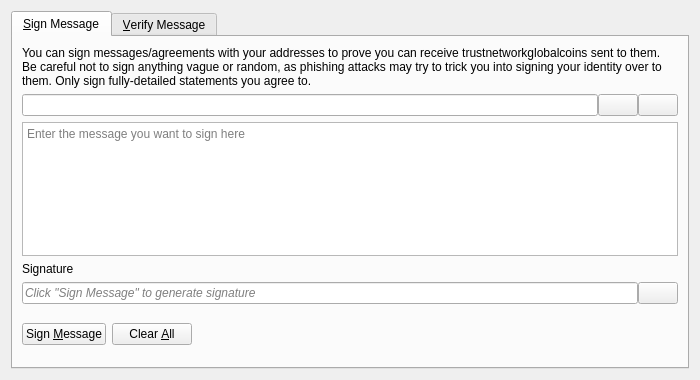
<?xml version="1.0" encoding="UTF-8"?>
<ui version="4.0">
 <class>SignVerifyMessageDialog</class>
 <widget class="QDialog" name="SignVerifyMessageDialog">
  <property name="geometry">
   <rect>
    <x>0</x>
    <y>0</y>
    <width>700</width>
    <height>380</height>
   </rect>
  </property>
  <property name="windowTitle">
   <string>Signatures - Sign / Verify a Message</string>
  </property>
  <property name="modal">
   <bool>true</bool>
  </property>
  <layout class="QVBoxLayout" name="verticalLayout">
   <item>
    <widget class="QTabWidget" name="tabWidget">
     <property name="currentIndex">
      <number>0</number>
     </property>
     <widget class="QWidget" name="tabSignMessage">
      <attribute name="title">
       <string>&amp;Sign Message</string>
      </attribute>
      <layout class="QVBoxLayout" name="verticalLayout_SM">
       <item>
        <widget class="QLabel" name="infoLabel_SM">
         <property name="text">
          <string>You can sign messages/agreements with your addresses to prove you can receive trustnetworkglobalcoins sent to them. Be careful not to sign anything vague or random, as phishing attacks may try to trick you into signing your identity over to them. Only sign fully-detailed statements you agree to.</string>
         </property>
         <property name="textFormat">
          <enum>Qt::PlainText</enum>
         </property>
         <property name="wordWrap">
          <bool>true</bool>
         </property>
        </widget>
       </item>
       <item>
        <layout class="QHBoxLayout" name="horizontalLayout_1_SM">
         <property name="spacing">
          <number>0</number>
         </property>
         <item>
          <widget class="QValidatedLineEdit" name="addressIn_SM">
           <property name="toolTip">
            <string>The TrustNetworkGlobalCoin address to sign the message with</string>
           </property>
          </widget>
         </item>
         <item>
          <widget class="QPushButton" name="addressBookButton_SM">
           <property name="toolTip">
            <string>Choose previously used address</string>
           </property>
           <property name="text">
            <string/>
           </property>
           <property name="icon">
            <iconset resource="../trustnetworkglobalcoin.qrc">
             <normaloff>:/icons/address-book</normaloff>:/icons/address-book</iconset>
           </property>
           <property name="shortcut">
            <string>Alt+A</string>
           </property>
           <property name="autoDefault">
            <bool>false</bool>
           </property>
          </widget>
         </item>
         <item>
          <widget class="QPushButton" name="pasteButton_SM">
           <property name="toolTip">
            <string>Paste address from clipboard</string>
           </property>
           <property name="text">
            <string/>
           </property>
           <property name="icon">
            <iconset resource="../trustnetworkglobalcoin.qrc">
             <normaloff>:/icons/editpaste</normaloff>:/icons/editpaste</iconset>
           </property>
           <property name="shortcut">
            <string>Alt+P</string>
           </property>
           <property name="autoDefault">
            <bool>false</bool>
           </property>
          </widget>
         </item>
        </layout>
       </item>
       <item>
        <widget class="QPlainTextEdit" name="messageIn_SM">
         <property name="toolTip">
          <string>Enter the message you want to sign here</string>
         </property>
         <property name="placeholderText">
          <string>Enter the message you want to sign here</string>
         </property>
        </widget>
       </item>
       <item>
        <widget class="QLabel" name="signatureLabel_SM">
         <property name="text">
          <string>Signature</string>
         </property>
         <property name="textFormat">
          <enum>Qt::PlainText</enum>
         </property>
        </widget>
       </item>
       <item>
        <layout class="QHBoxLayout" name="horizontalLayout_2_SM">
         <property name="spacing">
          <number>0</number>
         </property>
         <item>
          <widget class="QLineEdit" name="signatureOut_SM">
           <property name="placeholderText">
            <string>Click "Sign Message" to generate signature</string>
           </property>
           <property name="font">
            <font>
             <italic>true</italic>
            </font>
           </property>
           <property name="readOnly">
            <bool>true</bool>
           </property>
          </widget>
         </item>
         <item>
          <widget class="QPushButton" name="copySignatureButton_SM">
           <property name="toolTip">
            <string>Copy the current signature to the system clipboard</string>
           </property>
           <property name="text">
            <string/>
           </property>
           <property name="icon">
            <iconset resource="../trustnetworkglobalcoin.qrc">
             <normaloff>:/icons/editcopy</normaloff>:/icons/editcopy</iconset>
           </property>
           <property name="autoDefault">
            <bool>false</bool>
           </property>
          </widget>
         </item>
        </layout>
       </item>
       <item>
        <layout class="QHBoxLayout" name="horizontalLayout_3_SM">
         <item>
          <widget class="QPushButton" name="signMessageButton_SM">
           <property name="toolTip">
            <string>Sign the message to prove you own this TrustNetworkGlobalCoin address</string>
           </property>
           <property name="text">
            <string>Sign &amp;Message</string>
           </property>
           <property name="icon">
            <iconset resource="../trustnetworkglobalcoin.qrc">
             <normaloff>:/icons/edit</normaloff>:/icons/edit</iconset>
           </property>
           <property name="autoDefault">
            <bool>false</bool>
           </property>
          </widget>
         </item>
         <item>
          <widget class="QPushButton" name="clearButton_SM">
           <property name="toolTip">
            <string>Reset all sign message fields</string>
           </property>
           <property name="text">
            <string>Clear &amp;All</string>
           </property>
           <property name="icon">
            <iconset resource="../trustnetworkglobalcoin.qrc">
             <normaloff>:/icons/remove</normaloff>:/icons/remove</iconset>
           </property>
           <property name="autoDefault">
            <bool>false</bool>
           </property>
          </widget>
         </item>
         <item>
          <spacer name="horizontalSpacer_1_SM">
           <property name="orientation">
            <enum>Qt::Horizontal</enum>
           </property>
           <property name="sizeHint" stdset="0">
            <size>
             <width>40</width>
             <height>48</height>
            </size>
           </property>
          </spacer>
         </item>
         <item>
          <widget class="QLabel" name="statusLabel_SM">
           <property name="font">
            <font>
             <weight>75</weight>
             <bold>true</bold>
            </font>
           </property>
           <property name="text">
            <string/>
           </property>
           <property name="wordWrap">
            <bool>true</bool>
           </property>
          </widget>
         </item>
         <item>
          <spacer name="horizontalSpacer_2_SM">
           <property name="orientation">
            <enum>Qt::Horizontal</enum>
           </property>
           <property name="sizeHint" stdset="0">
            <size>
             <width>40</width>
             <height>48</height>
            </size>
           </property>
          </spacer>
         </item>
        </layout>
       </item>
      </layout>
     </widget>
     <widget class="QWidget" name="tabVerifyMessage">
      <attribute name="title">
       <string>&amp;Verify Message</string>
      </attribute>
      <layout class="QVBoxLayout" name="verticalLayout_VM">
       <item>
        <widget class="QLabel" name="infoLabel_VM">
         <property name="text">
          <string>Enter the receiver's address, message (ensure you copy line breaks, spaces, tabs, etc. exactly) and signature below to verify the message. Be careful not to read more into the signature than what is in the signed message itself, to avoid being tricked by a man-in-the-middle attack. Note that this only proves the signing party receives with the address, it cannot prove sendership of any transaction!</string>
         </property>
         <property name="textFormat">
          <enum>Qt::PlainText</enum>
         </property>
         <property name="alignment">
          <set>Qt::AlignLeading|Qt::AlignLeft|Qt::AlignTop</set>
         </property>
         <property name="wordWrap">
          <bool>true</bool>
         </property>
        </widget>
       </item>
       <item>
        <layout class="QHBoxLayout" name="horizontalLayout_1_VM">
         <property name="spacing">
          <number>0</number>
         </property>
         <item>
          <widget class="QValidatedLineEdit" name="addressIn_VM">
           <property name="toolTip">
            <string>The TrustNetworkGlobalCoin address the message was signed with</string>
           </property>
          </widget>
         </item>
         <item>
          <widget class="QPushButton" name="addressBookButton_VM">
           <property name="toolTip">
            <string>Choose previously used address</string>
           </property>
           <property name="text">
            <string/>
           </property>
           <property name="icon">
            <iconset resource="../trustnetworkglobalcoin.qrc">
             <normaloff>:/icons/address-book</normaloff>:/icons/address-book</iconset>
           </property>
           <property name="shortcut">
            <string>Alt+A</string>
           </property>
           <property name="autoDefault">
            <bool>false</bool>
           </property>
          </widget>
         </item>
        </layout>
       </item>
       <item>
        <widget class="QPlainTextEdit" name="messageIn_VM">
          <property name="toolTip">
            <string>The signed message to verify</string>
          </property>
          <property name="placeholderText">
            <string>The signed message to verify</string>
          </property>
        </widget>
       </item>
       <item>
        <widget class="QValidatedLineEdit" name="signatureIn_VM">
          <property name="toolTip">
            <string>The signature given when the message was signed</string>
          </property>
          <property name="placeholderText">
            <string>The signature given when the message was signed</string>
          </property>
        </widget>
       </item>
       <item>
        <layout class="QHBoxLayout" name="horizontalLayout_2_VM">
         <item>
          <widget class="QPushButton" name="verifyMessageButton_VM">
           <property name="toolTip">
            <string>Verify the message to ensure it was signed with the specified TrustNetworkGlobalCoin address</string>
           </property>
           <property name="text">
            <string>Verify &amp;Message</string>
           </property>
           <property name="icon">
            <iconset resource="../trustnetworkglobalcoin.qrc">
             <normaloff>:/icons/transaction_0</normaloff>:/icons/transaction_0</iconset>
           </property>
           <property name="autoDefault">
            <bool>false</bool>
           </property>
          </widget>
         </item>
         <item>
          <widget class="QPushButton" name="clearButton_VM">
           <property name="toolTip">
            <string>Reset all verify message fields</string>
           </property>
           <property name="text">
            <string>Clear &amp;All</string>
           </property>
           <property name="icon">
            <iconset resource="../trustnetworkglobalcoin.qrc">
             <normaloff>:/icons/remove</normaloff>:/icons/remove</iconset>
           </property>
           <property name="autoDefault">
            <bool>false</bool>
           </property>
          </widget>
         </item>
         <item>
          <spacer name="horizontalSpacer_1_VM">
           <property name="orientation">
            <enum>Qt::Horizontal</enum>
           </property>
           <property name="sizeHint" stdset="0">
            <size>
             <width>40</width>
             <height>48</height>
            </size>
           </property>
          </spacer>
         </item>
         <item>
          <widget class="QLabel" name="statusLabel_VM">
           <property name="font">
            <font>
             <weight>75</weight>
             <bold>true</bold>
            </font>
           </property>
           <property name="text">
            <string/>
           </property>
           <property name="wordWrap">
            <bool>true</bool>
           </property>
          </widget>
         </item>
         <item>
          <spacer name="horizontalSpacer_2_VM">
           <property name="orientation">
            <enum>Qt::Horizontal</enum>
           </property>
           <property name="sizeHint" stdset="0">
            <size>
             <width>40</width>
             <height>48</height>
            </size>
           </property>
          </spacer>
         </item>
        </layout>
       </item>
      </layout>
     </widget>
    </widget>
   </item>
  </layout>
 </widget>
 <customwidgets>
  <customwidget>
   <class>QValidatedLineEdit</class>
   <extends>QLineEdit</extends>
   <header>qt/qvalidatedlineedit.h</header>
  </customwidget>
 </customwidgets>
 <resources>
  <include location="../trustnetworkglobalcoin.qrc"/>
 </resources>
 <connections/>
</ui>
